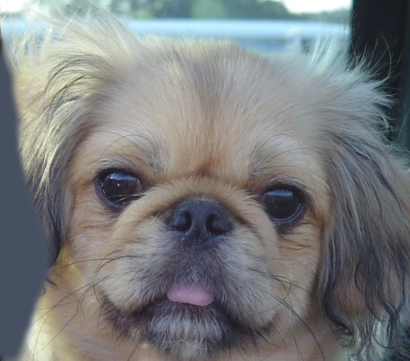
#> input picture proj1/data/dog.bmp, 410 x 361 px
$ python proj1_part2.py
#> lines starting #> are read from the running program, lines starting #| are printed output that depends on the picture; after the words box and inside, x2 and y2 are one past the last pixel; in counts of white or black regions, pixels touching at a corner belong together
#> call 2 of load_image, with path = '../data/cat.bmp'
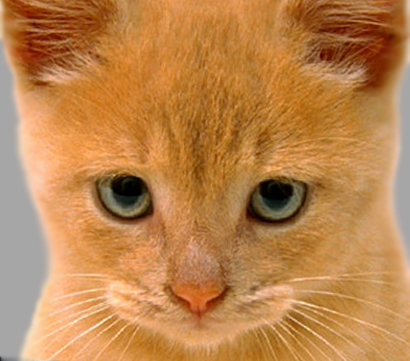
#> input picture proj1/data/cat.bmp, 410 x 361 px
#> in load_image (call 2), `return img_as_float32(io.imread(path))`:
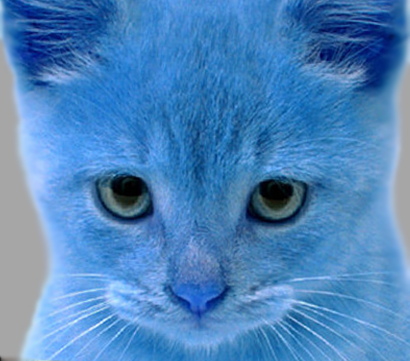
#> returned value: shape (361, 410, 3) float32; mean of channels 0, 1, 2 0.738, 0.52, 0.302; drawn as B, G, R
### proj1/code/helpers.py
# Project Image Filtering and Hybrid Images Stencil Code
# Based on previous and current work
# by James Hays for CSCI 1430 @ Brown and
# CS 4495/6476 @ Georgia Tech
import numpy as np
from numpy import pi, exp, sqrt
from skimage import io, img_as_ubyte, img_as_float32
from skimage.transform import rescale
import cv2
import time
import math
import warnings

warnings.filterwarnings("ignore")

def my_imfilter(image, filter):
  """
  Your function should meet the requirements laid out on the project webpage.
  Apply a filter to an image. Return the filtered image.
  Inputs:
  - image -> numpy nd-array of dim (m, n, c)
  - filter -> numpy nd-array of odd dim (k, l)
  Returns
  - filtered_image -> numpy nd-array of dim (m, n, c)
  Errors if:
  - filter has any even dimension -> raise an Exception with a suitable error message.
  """
  #print('原图的尺寸', image.shape)
  #print('卷积核的尺寸', filter.shape)
  '''
  :param image:image是一个三维的矩阵：m*n*c，其中m*n是单个通道的尺寸，c是通道的数量
  :param filter:卷积核的尺寸k*l
  :return:返回一个卷积后的feature map
  '''
  # 这里处理的卷积都是输出原尺寸，即先对原图进行pad操作，然后再卷积
  # 首先进行padding
  image_padding = np.pad(image, (
  ((filter.shape[0] - 1) // 2, (filter.shape[0] - 1) // 2), ((filter.shape[1] - 1) // 2, (filter.shape[1] - 1) // 2),
  (0, 0)), 'constant')
  #print('padding之后图像的尺寸', image_padding.shape)
  # 计算输出图像的尺寸
  output_image_height = image_padding.shape[0] - filter.shape[0] + 1
#> output_image_height = 361
  output_image_width = image_padding.shape[1] - filter.shape[1] + 1
#> output_image_width = 410
  output_image = np.zeros([output_image_height, output_image_width, image.shape[2]])
  time_start = time.clock()
  for k in range(image.shape[2]):
    for i in range(output_image_height):
      for j in range(output_image_width):
        output_image[i, j, k] = np.sum(
          np.multiply(image_padding[i:i + filter.shape[0], j:j + filter.shape[1], k], filter))
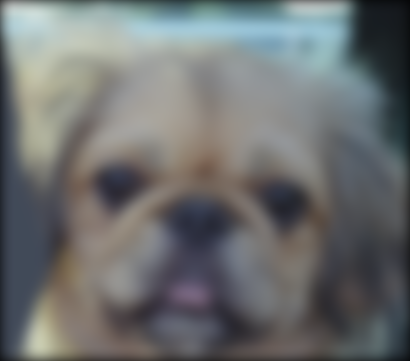
#> output_image: shape (361, 410, 3) float64; mean R, G, B 0.43, 0.44, 0.442
  time_finish = time.clock()
  #print('卷积用时为：', time_finish - time_start)
  #print('卷积之后的图像尺寸', output_image.shape)
  return output_image

def clamp(pixel_value):
    if pixel_value >= 255:
        return 255
    if pixel_value <= 0:
        return 0
    else:
        return pixel_value

def gen_hybrid_image(image1, image2, cutoff_frequency):
  """
   Inputs:
   - image1 -> The image from which to take the low frequencies.
   - image2 -> The image from which to take the high frequencies.
   - cutoff_frequency -> The standard deviation, in pixels, of the Gaussian
                         blur that will remove high frequencies.

   Task:
   - Use my_imfilter to create 'low_frequencies' and 'high_frequencies'.
   - Combine them to create 'hybrid_image'.
  """
  #断言：判断两个输入进来的图片的尺寸大小是否一样
  assert image1.shape[0] == image2.shape[0]
  assert image1.shape[1] == image2.shape[1]
  assert image1.shape[2] == image2.shape[2]
  # Steps:
  # (1) Remove the high frequencies from image1 by blurring it. The amount of
  #     blur that works best will vary with different image pairs
  # generate a 1x(2k+1) gaussian kernel with mean=0 and sigma = s, see https://stackoverflow.com/questions/17190649/how-to-obtain-a-gaussian-filter-in-python
  s, k = cutoff_frequency, cutoff_frequency*2
  probs = np.asarray([exp(-z*z/(2*s*s))/sqrt(2*pi*s*s) for z in range(-k,k+1)], dtype=np.float32)
  kernel = np.outer(probs, probs)
  #print('卷积核的显示',kernel)
  #print('卷积核的尺寸大小：',kernel.shape)
  # Your code here:
  low_frequencies_1 = cv2.filter2D(src=image1,ddepth=-1,kernel=kernel)
  #print("cv2的低通滤波器得到的图像尺寸",low_frequencies_1.shape)
  low_frequencies = my_imfilter(image1,kernel)
  low_frequencies = low_frequencies.astype(np.uint8)
#> low_frequencies: shape (361, 410, 3); every value is 0
  #print("低通滤波器得到的图像尺寸",low_frequencies.shape)
  cv2.imshow('low_frequencies',low_frequencies)

  # (2) Remove the low frequencies from image2. The easiest way to do this is to
  #     subtract a blurred version of image2 from the original version of image2.
  #     This will give you an image centered at zero with negative values.
  # Your code here #
  #high_frequencies = image2 - cv2.filter2D(src=image2,ddepth=-1,kernel=kernel)
  high_frequencies = image2 - my_imfilter(image2,kernel)
#> in my_imfilter (call 2), `image_padding = np.pad(image, ( ((filter.shape[0] - 1) // 2, (filter.s..`:
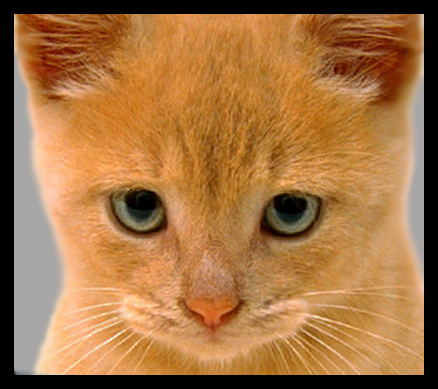
#> image_padding: shape (389, 438, 3) float32; mean R, G, B 0.641, 0.452, 0.263
#> after the loop in my_imfilter (call 2), `for k in range(image.shape[2]):`:
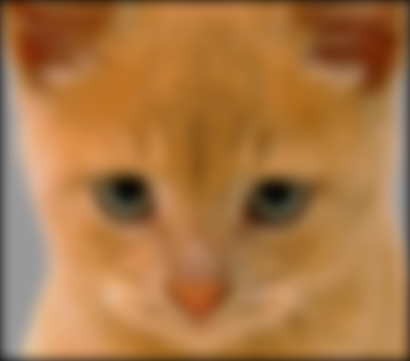
#> output_image: shape (361, 410, 3) float64; mean R, G, B 0.665, 0.467, 0.269
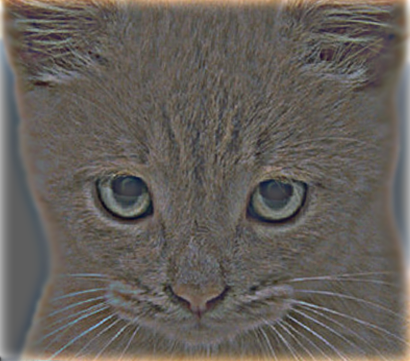
#> high_frequencies: shape (361, 410, 3) float64; mean R, G, B 0.0732, 0.053, 0.0329; drawn with min black and max white
  high_frequencies = high_frequencies.astype(np.uint8)
  #print("高通滤波器得到的图像尺寸",high_frequencies.shape)
  cv2.imshow('high_frequencies',high_frequencies)
  # Replace with your implementation

  # (3) Combine the high frequencies and low frequencies
  # Your code here #
  hybrid_image = low_frequencies + high_frequencies # Replace with your implementation

  # (4) At this point, you need to be aware that values larger than 1.0
  # or less than 0.0 may cause issues in the functions in Python for saving
  # images to disk. These are called in proj1_part2 after the call to
  # gen_hybrid_image().
  # One option is to clip (also called clamp) all values below 0.0 to 0.0,
  # and all values larger than 1.0 to 1.0.
  for k in range(hybrid_image.shape[0]):
    for i in range (hybrid_image.shape[1]):
      for j in range (hybrid_image.shape[2]):
        hybrid_image[k,i,j] = clamp(hybrid_image[k,i,j])
  cv2.imshow('result',hybrid_image)
  cv2.waitKey(0)
  cv2.destroyAllWindows()
  return low_frequencies, high_frequencies, hybrid_image

def vis_hybrid_image(hybrid_image):
  """
  Visualize a hybrid image by progressively downsampling the image and
  concatenating all of the images together.
  """
  hybrid_image = hybrid_image/255.0
#> hybrid_image: shape (361, 410, 3) float64; every value is 0
  scales = 5
  scale_factor = 0.5
  padding = 5
  original_height = hybrid_image.shape[0]
#> original_height = 361
  num_colors = 1 if hybrid_image.ndim == 2 else 3
#> num_colors = 3

  output = np.copy(hybrid_image)
  cur_image = np.copy(hybrid_image)
  for scale in range(2, scales+1):
    # add padding
    output = np.hstack((output, np.ones((original_height, padding, num_colors),
                                        dtype=np.float32)))
    # downsample image
    cur_image = rescale(cur_image, scale_factor, mode='reflect')
    # pad the top to append to the output
    pad = np.ones((original_height-cur_image.shape[0], cur_image.shape[1],
                   num_colors), dtype=np.float32)
    tmp = np.vstack((pad, cur_image))
    output = np.hstack((output, tmp))
#> this loop made 1 pass
#> pass 1, in vis_hybrid_image, `output = np.hstack((output, np.ones((original_height, padding, num_col..`:
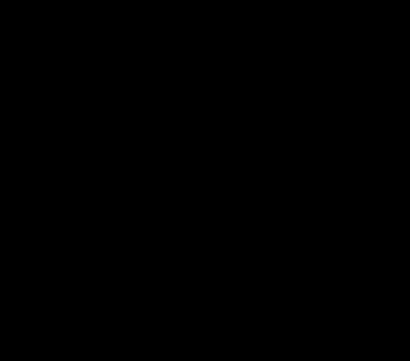
#> output: shape (361, 415, 3) float64; values 0 (black) and 1 (white), 1.2% white; 1 white region, box (x1, y1, x2, y2) and area: (410, 0, 415, 361) 1805
  return output

def load_image(path):
  return img_as_float32(io.imread(path))

def save_image(path, im):
  return io.imsave(path, img_as_ubyte(im.copy()))


# [14 lines that do not run on import are left out]
  # [4 lines of commented-out code are left out]

### proj1/code/proj1_part2.py
# Project Image Filtering and Hybrid Images - Generate Hybrid Image
# Based on previous and current work
# by James Hays for CSCI 1430 @ Brown and
# CS 4495/6476 @ Georgia Tech
import numpy as np
import matplotlib
import matplotlib.pyplot as plt
from helpers import vis_hybrid_image, load_image, save_image, my_imfilter, gen_hybrid_image

# Before trying to construct hybrid images, it is suggested that you
# implement my_imfilter in helpers.py and then debug it using proj1_part1.py

# Debugging tip: You can split your python code and print in between
# to check if the current states of variables are expected.

## Setup
# Read images and convert to floating point format
image1 = load_image('../data/dog.bmp')
image2 = load_image('../data/cat.bmp')

# display the dog and cat images
plt.figure(figsize=(3,3)); plt.imshow((image1*255).astype(np.uint8));#
plt.figure(figsize=(3,3)); plt.imshow((image2*255).astype(np.uint8));

# For your write up, there are several additional test cases in 'data'.
# Feel free to make your own, too (you'll need to align the images in a
# photo editor such as Photoshop).
# The hybrid images will differ depending on which image you
# assign as image1 (which will provide the low frequencies) and which image
# you asign as image2 (which will provide the high frequencies)

## Hybrid Image Construction ##
# cutoff_frequency is the standard deviation, in pixels, of the Gaussian#
# blur that will remove high frequencies. You may tune this per image pair
# to achieve better results.
cutoff_frequency = 7
low_frequencies, high_frequencies, hybrid_image = gen_hybrid_image(image1, image2, cutoff_frequency)

## Visualize and save outputs ##
plt.figure(); plt.imshow((low_frequencies).astype(np.uint8));
plt.figure(); plt.imshow(((high_frequencies+0.5)).astype(np.uint8));
#> (the run stopped early here; a loop or call above may not have finished)
